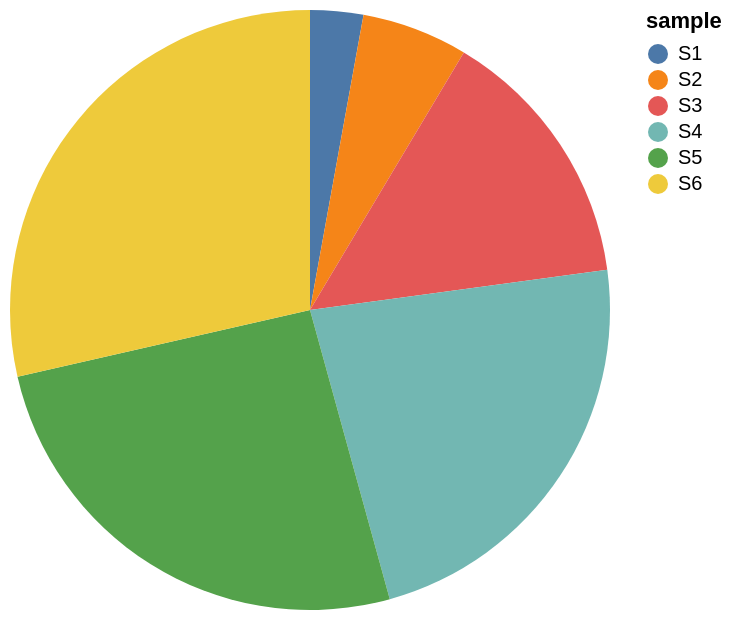

Source (Vega-Lite JSON):
### Vega-Lite specification from a JSON file in a GitHub repository (floating-point values rounded to 4 significant figures)
{"$schema": "https://vega.github.io/schema/vega-lite/v5.json", "mark": "arc", "data": {"values": [{"sample": "S1", "variable": "V1", "value": 5, "Factor1": "Lev : 1", "Factor2": "Lev : A", "Factor3": "Lev : X", "Factor4": 5, "Factor5": 8, "Factor6": 10, "Annt1": "Desc : 1", "Annt2": "Desc : A", "Annt3": "Desc : X", "Annt4": 5, "Annt5": 8, "Annt6": 10}, {"sample": "S2", "variable": "V1", "value": 10, "Factor1": "Lev : 2", "Factor2": "Lev : B", "Factor3": "Lev : X", "Factor4": 10, "Factor5": 16, "Factor6": 20, "Annt1": "Desc : 1", "Annt2": "Desc : A", "Annt3": "Desc : X", "Annt4": 5, "Annt5": 8, "Annt6": 10}, {"sample": "S3", "variable": "V1", "value": 25, "Factor1": "Lev : 3", "Factor2": "Lev : A", "Factor3": "Lev : Y", "Factor4": 15, "Factor5": 24, "Factor6": 30, "Annt1": "Desc : 1", "Annt2": "Desc : A", "Annt3": "Desc : X", "Annt4": 5, "Annt5": 8, "Annt6": 10}, {"sample": "S4", "variable": "V1", "value": 40, "Factor1": "Lev : 1", "Factor2": "Lev : B", "Factor3": "Lev : Y", "Factor4": 20, "Factor5": 32, "Factor6": 40, "Annt1": "Desc : 1", "Annt2": "Desc : A", "Annt3": "Desc : X", "Annt4": 5, "Annt5": 8, "Annt6": 10}, {"sample": "S5", "variable": "V1", "value": 45, "Factor1": "Lev : 2", "Factor2": "Lev : A", "Factor3": "Lev : Z", "Factor4": 25, "Factor5": 40, "Factor6": 50, "Annt1": "Desc : 1", "Annt2": "Desc : A", "Annt3": "Desc : X", "Annt4": 5, "Annt5": 8, "Annt6": 10}, {"sample": "S6", "variable": "V1", "value": 50, "Factor1": "Lev : 3", "Factor2": "Lev : B", "Factor3": "Lev : Z", "Factor4": 30, "Factor5": 48, "Factor6": 60, "Annt1": "Desc : 1", "Annt2": "Desc : A", "Annt3": "Desc : X", "Annt4": 5, "Annt5": 8, "Annt6": 10}]}, "encoding": {"theta": {"field": "value", "type": "quantitative"}, "color": {"field": "sample", "type": "nominal", "sort": null}}}
